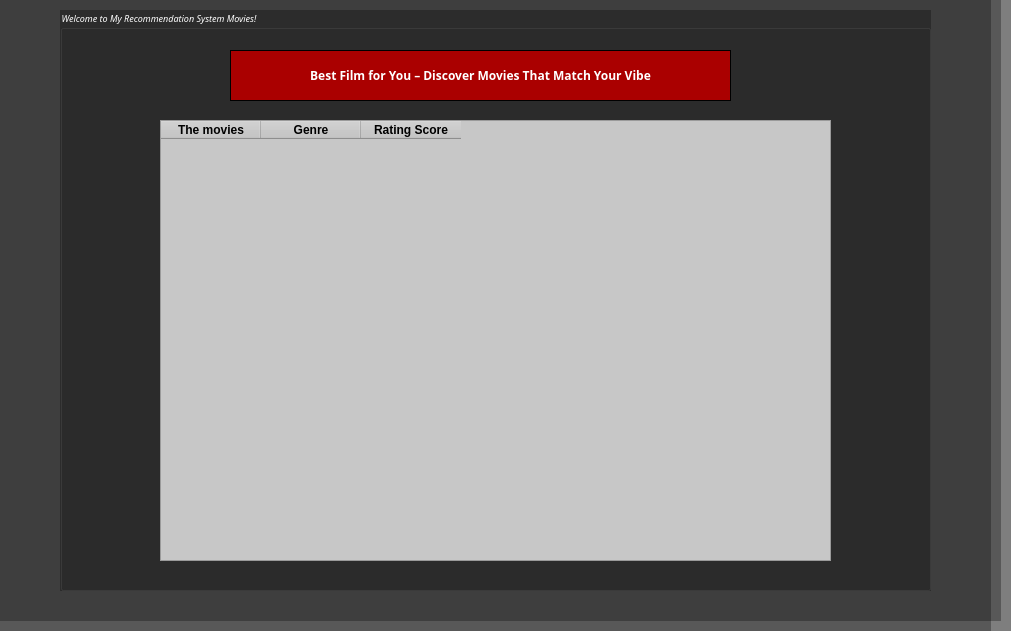
     <widget class="QWidget" name="widget" native="true">
      <property name="geometry">
       <rect>
        <x>10</x>
        <y>140</y>
        <width>1011</width>
        <height>631</height>
       </rect>
      </property>
      <property name="whatsThis">
       <string/>
      </property>
      <property name="styleSheet">
       <string notr="true">background-color: qlineargradient(spread:pad, x1:0.577, y1:1, x2:0.627, y2:0, stop:0 rgba(170, 0, 0, 255), stop:1 rgba(255, 255, 255, 255));
background-color: rgba(0, 0, 0, 0.3);</string>
      </property>
      <widget class="QGroupBox" name="groupBox_2">
       <property name="geometry">
        <rect>
         <x>60</x>
         <y>10</y>
         <width>871</width>
         <height>581</height>
        </rect>
       </property>
       <property name="minimumSize">
        <size>
         <width>150</width>
         <height>100</height>
        </size>
       </property>
       <property name="palette">
        <palette>
         <active>
          <colorrole role="WindowText">
           <brush brushstyle="SolidPattern">
            <color alpha="255">
             <red>255</red>
             <green>255</green>
             <blue>255</blue>
            </color>
           </brush>
          </colorrole>
          <colorrole role="Button">
           <brush brushstyle="SolidPattern">
            <color alpha="76">
             <red>0</red>
             <green>0</green>
             <blue>0</blue>
            </color>
           </brush>
          </colorrole>
          <colorrole role="Base">
           <brush brushstyle="SolidPattern">
            <color alpha="76">
             <red>0</red>
             <green>0</green>
             <blue>0</blue>
            </color>
           </brush>
          </colorrole>
          <colorrole role="Window">
           <brush brushstyle="SolidPattern">
            <color alpha="76">
             <red>0</red>
             <green>0</green>
             <blue>0</blue>
            </color>
           </brush>
          </colorrole>
         </active>
         <inactive>
          <colorrole role="WindowText">
           <brush brushstyle="SolidPattern">
            <color alpha="255">
             <red>255</red>
             <green>255</green>
             <blue>255</blue>
            </color>
           </brush>
          </colorrole>
          <colorrole role="Button">
           <brush brushstyle="SolidPattern">
            <color alpha="76">
             <red>0</red>
             <green>0</green>
             <blue>0</blue>
            </color>
           </brush>
          </colorrole>
          <colorrole role="Base">
           <brush brushstyle="SolidPattern">
            <color alpha="76">
             <red>0</red>
             <green>0</green>
             <blue>0</blue>
            </color>
           </brush>
          </colorrole>
          <colorrole role="Window">
           <brush brushstyle="SolidPattern">
            <color alpha="76">
             <red>0</red>
             <green>0</green>
             <blue>0</blue>
            </color>
           </brush>
          </colorrole>
         </inactive>
         <disabled>
          <colorrole role="WindowText">
           <brush brushstyle="SolidPattern">
            <color alpha="255">
             <red>120</red>
             <green>120</green>
             <blue>120</blue>
            </color>
           </brush>
          </colorrole>
          <colorrole role="Button">
           <brush brushstyle="SolidPattern">
            <color alpha="76">
             <red>0</red>
             <green>0</green>
             <blue>0</blue>
            </color>
           </brush>
          </colorrole>
          <colorrole role="Base">
           <brush brushstyle="SolidPattern">
            <color alpha="76">
             <red>0</red>
             <green>0</green>
             <blue>0</blue>
            </color>
           </brush>
          </colorrole>
          <colorrole role="Window">
           <brush brushstyle="SolidPattern">
            <color alpha="76">
             <red>0</red>
             <green>0</green>
             <blue>0</blue>
            </color>
           </brush>
          </colorrole>
         </disabled>
        </palette>
       </property>
       <property name="font">
        <font>
         <family>Gadugi</family>
         <pointsize>7</pointsize>
         <weight>50</weight>
         <italic>true</italic>
         <bold>false</bold>
        </font>
       </property>
       <property name="title">
        <string>Welcome to My Recommendation System Movies!</string>
       </property>
       <property name="flat">
        <bool>false</bool>
       </property>
       <property name="checkable">
        <bool>false</bool>
       </property>
       <widget class="QLabel" name="label_8">
        <property name="geometry">
         <rect>
          <x>170</x>
          <y>40</y>
          <width>501</width>
          <height>51</height>
         </rect>
        </property>
        <property name="palette">
         <palette>
          <active>
           <colorrole role="Button">
            <brush brushstyle="SolidPattern">
             <color alpha="255">
              <red>170</red>
              <green>0</green>
              <blue>0</blue>
             </color>
            </brush>
           </colorrole>
           <colorrole role="Base">
            <brush brushstyle="SolidPattern">
             <color alpha="255">
              <red>170</red>
              <green>0</green>
              <blue>0</blue>
             </color>
            </brush>
           </colorrole>
           <colorrole role="Window">
            <brush brushstyle="SolidPattern">
             <color alpha="255">
              <red>170</red>
              <green>0</green>
              <blue>0</blue>
             </color>
            </brush>
           </colorrole>
          </active>
          <inactive>
           <colorrole role="Button">
            <brush brushstyle="SolidPattern">
             <color alpha="255">
              <red>170</red>
              <green>0</green>
              <blue>0</blue>
             </color>
            </brush>
           </colorrole>
           <colorrole role="Base">
            <brush brushstyle="SolidPattern">
             <color alpha="255">
              <red>170</red>
              <green>0</green>
              <blue>0</blue>
             </color>
            </brush>
           </colorrole>
           <colorrole role="Window">
            <brush brushstyle="SolidPattern">
             <color alpha="255">
              <red>170</red>
              <green>0</green>
              <blue>0</blue>
             </color>
            </brush>
           </colorrole>
          </inactive>
          <disabled>
           <colorrole role="Button">
            <brush brushstyle="SolidPattern">
             <color alpha="255">
              <red>170</red>
              <green>0</green>
              <blue>0</blue>
             </color>
            </brush>
           </colorrole>
           <colorrole role="Base">
            <brush brushstyle="SolidPattern">
             <color alpha="255">
              <red>170</red>
              <green>0</green>
              <blue>0</blue>
             </color>
            </brush>
           </colorrole>
           <colorrole role="Window">
            <brush brushstyle="SolidPattern">
             <color alpha="255">
              <red>170</red>
              <green>0</green>
              <blue>0</blue>
             </color>
            </brush>
           </colorrole>
          </disabled>
         </palette>
        </property>
        <property name="font">
         <font>
          <family>Arial Black</family>
          <pointsize>8</pointsize>
          <weight>75</weight>
          <italic>false</italic>
          <bold>true</bold>
         </font>
        </property>
        <property name="toolTip">
         <string>&lt;html&gt;&lt;head/&gt;&lt;body&gt;&lt;p align=&quot;center&quot;&gt;&lt;span style=&quot; font-size:14pt; font-weight:600; color:#ffffff;&quot;&gt;Hãy chọn một bộ phim mà bạn muốn xem!&lt;/span&gt;&lt;/p&gt;&lt;/body&gt;&lt;/html&gt;</string>
        </property>
        <property name="styleSheet">
         <string notr="true">background-color: rgb(170, 0, 0);

</string>
        </property>
        <property name="frameShape">
         <enum>QFrame::Box</enum>
        </property>
        <property name="frameShadow">
         <enum>QFrame::Plain</enum>
        </property>
        <property name="text">
         <string>&lt;html&gt;&lt;head/&gt;&lt;body&gt;&lt;p align=&quot;center&quot;&gt;&lt;span style=&quot; font-size:9pt; color:#ffffff;&quot;&gt;Best Film for You – Discover Movies That Match Your Vibe&lt;/span&gt;&lt;/p&gt;&lt;/body&gt;&lt;/html&gt;</string>
        </property>
        <property name="alignment">
         <set>Qt::AlignCenter</set>
        </property>
       </widget>
       <widget class="QTableWidget" name="tableWidget">
        <property name="geometry">
         <rect>
          <x>100</x>
          <y>110</y>
          <width>671</width>
          <height>441</height>
         </rect>
        </property>
        <property name="font">
         <font>
          <family>Arial Black</family>
          <pointsize>10</pointsize>
          <weight>75</weight>
          <bold>true</bold>
         </font>
        </property>
        <property name="styleSheet">
         <string notr="true">background-color: rgb(199, 199, 199);</string>
        </property>
        <column>
         <property name="text">
          <string>The movies</string>
         </property>
         <property name="font">
          <font>
           <pointsize>9</pointsize>
           <weight>75</weight>
           <bold>true</bold>
          </font>
         </property>
        </column>
        <column>
         <property name="text">
          <string>Genre</string>
         </property>
         <property name="font">
          <font>
           <pointsize>9</pointsize>
           <weight>75</weight>
           <bold>true</bold>
          </font>
         </property>
        </column>
        <column>
         <property name="text">
          <string>Rating Score</string>
         </property>
         <property name="font">
          <font>
           <pointsize>9</pointsize>
           <weight>75</weight>
           <bold>true</bold>
          </font>
         </property>
        </column>
       </widget>
      </widget>
      <widget class="QLabel" name="label_11">
       <property name="geometry">
        <rect>
         <x>-10</x>
         <y>0</y>
         <width>1001</width>
         <height>631</height>
        </rect>
       </property>
       <property name="text">
        <string/>
       </property>
       <property name="pixmap">
        <pixmap>../../../../.designer/backup/image/movie-9pvmdtvz4cb0xl37.jpg</pixmap>
       </property>
      </widget>
      <widget class="QLabel" name="label_9">
       <property name="geometry">
        <rect>
         <x>0</x>
         <y>0</y>
         <width>1001</width>
         <height>621</height>
        </rect>
       </property>
       <property name="text">
        <string/>
       </property>
       <property name="pixmap">
        <pixmap>../image/movie-9pvmdtvz4cb0xl37.jpg</pixmap>
       </property>
      </widget>
      <zorder>label_9</zorder>
      <zorder>label_11</zorder>
      <zorder>groupBox_2</zorder>
     </widget>
